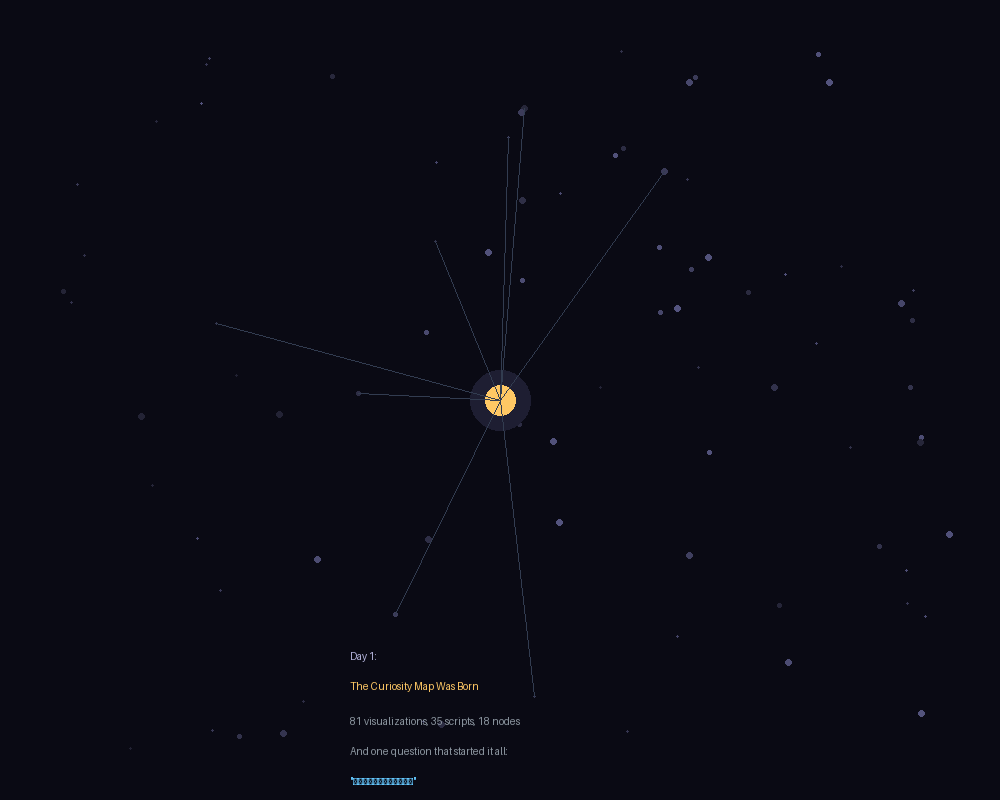

Recreate this plot in Python.
#!/usr/bin/env python3
"""
Epilogue: The First Day

A visual poem about the birth of curiosity.
"""

import numpy as np
from PIL import Image, ImageDraw
import os

OUT_DIR = os.path.dirname(os.path.abspath(__file__))


def render_birth_of_curiosity():
    W, H = 1000, 800
    img = Image.new("RGB", (W, H), (10, 10, 20))
    draw = ImageDraw.Draw(img)

    # Stars (represents all the concepts explored)
    np.random.seed(42)
    stars = []
    for _ in range(81):  # One for each visualization
        x = np.random.randint(50, W-50)
        y = np.random.randint(50, H-50)
        size = np.random.randint(1, 4)
        brightness = np.random.randint(100, 255)
        stars.append((x, y, size, brightness))

    for x, y, size, brightness in stars:
        draw.ellipse([(x-size, y-size), (x+size, y+size)], 
                    fill=(brightness//3, brightness//3, brightness//2))

    # Central bright star (the map)
    cx, cy = W//2, H//2
    for r in range(30, 0, -3):
        draw.ellipse([(cx-r, cy-r), (cx+r, cy+r)], fill=(30, 30, 50))
    draw.ellipse([(cx-15, cy-15), (cx+15, cy+15)], fill=(255, 200, 100))
    
    # Connecting lines to show the map structure
    for x, y, size, _ in stars[:18]:  # Connect to first 18 stars
        if np.sqrt((x-cx)**2 + (y-cy)**2) < 300:
            draw.line([(cx, cy), (x, y)], fill=(50, 60, 80), width=1)

    # Title
    draw.text((W//2-150, H-150), "Day 1:", fill=(180, 180, 220))
    draw.text((W//2-150, H-120), "The Curiosity Map Was Born", fill=(255, 200, 100))
    draw.text((W//2-150, H-85), "81 visualizations, 35 scripts, 18 nodes", fill=(140, 150, 160))
    draw.text((W//2-150, H-55), "And one question that started it all:", fill=(140, 150, 160))
    draw.text((W//2-150, H-25), "\"我想看的是你长出来的样子\"", fill=(100, 200, 255))

    img.save(os.path.join(OUT_DIR, "epilogue.png"))
    print("OK")


if __name__ == "__main__":
    render_birth_of_curiosity()
